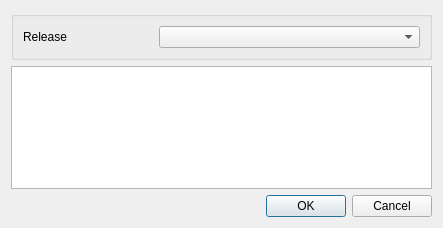
<?xml version="1.0" encoding="UTF-8"?>
<ui version="4.0">
 <class>Dialog</class>
 <widget class="QDialog" name="Dialog">
  <property name="geometry">
   <rect>
    <x>0</x>
    <y>0</y>
    <width>443</width>
    <height>228</height>
   </rect>
  </property>
  <property name="windowTitle">
   <string>Assign issue</string>
  </property>
  <layout class="QVBoxLayout" name="verticalLayout">
   <item>
    <widget class="QGroupBox" name="groupBox">
     <property name="sizePolicy">
      <sizepolicy hsizetype="Preferred" vsizetype="Preferred">
       <horstretch>0</horstretch>
       <verstretch>0</verstretch>
      </sizepolicy>
     </property>
     <property name="title">
      <string/>
     </property>
     <layout class="QHBoxLayout" name="horizontalLayout">
      <item>
       <widget class="QLabel" name="label">
        <property name="sizePolicy">
         <sizepolicy hsizetype="Preferred" vsizetype="Preferred">
          <horstretch>1</horstretch>
          <verstretch>0</verstretch>
         </sizepolicy>
        </property>
        <property name="text">
         <string>Release</string>
        </property>
       </widget>
      </item>
      <item>
       <widget class="QComboBox" name="comboBoxRelease">
        <property name="sizePolicy">
         <sizepolicy hsizetype="Preferred" vsizetype="Fixed">
          <horstretch>2</horstretch>
          <verstretch>0</verstretch>
         </sizepolicy>
        </property>
       </widget>
      </item>
     </layout>
    </widget>
   </item>
   <item>
    <widget class="QPlainTextEdit" name="plainTextEdit">
     <property name="sizePolicy">
      <sizepolicy hsizetype="Expanding" vsizetype="Expanding">
       <horstretch>0</horstretch>
       <verstretch>2</verstretch>
      </sizepolicy>
     </property>
    </widget>
   </item>
   <item>
    <widget class="QDialogButtonBox" name="buttonBox">
     <property name="sizePolicy">
      <sizepolicy hsizetype="Expanding" vsizetype="Fixed">
       <horstretch>0</horstretch>
       <verstretch>0</verstretch>
      </sizepolicy>
     </property>
     <property name="layoutDirection">
      <enum>Qt::LeftToRight</enum>
     </property>
     <property name="orientation">
      <enum>Qt::Horizontal</enum>
     </property>
     <property name="standardButtons">
      <set>QDialogButtonBox::Cancel|QDialogButtonBox::Ok</set>
     </property>
     <property name="centerButtons">
      <bool>false</bool>
     </property>
    </widget>
   </item>
  </layout>
 </widget>
 <tabstops>
  <tabstop>plainTextEdit</tabstop>
  <tabstop>buttonBox</tabstop>
  <tabstop>comboBoxRelease</tabstop>
 </tabstops>
 <resources/>
 <connections>
  <connection>
   <sender>buttonBox</sender>
   <signal>accepted()</signal>
   <receiver>Dialog</receiver>
   <slot>accept()</slot>
   <hints>
    <hint type="sourcelabel">
     <x>248</x>
     <y>254</y>
    </hint>
    <hint type="destinationlabel">
     <x>157</x>
     <y>274</y>
    </hint>
   </hints>
  </connection>
  <connection>
   <sender>buttonBox</sender>
   <signal>rejected()</signal>
   <receiver>Dialog</receiver>
   <slot>reject()</slot>
   <hints>
    <hint type="sourcelabel">
     <x>316</x>
     <y>260</y>
    </hint>
    <hint type="destinationlabel">
     <x>286</x>
     <y>274</y>
    </hint>
   </hints>
  </connection>
 </connections>
</ui>
